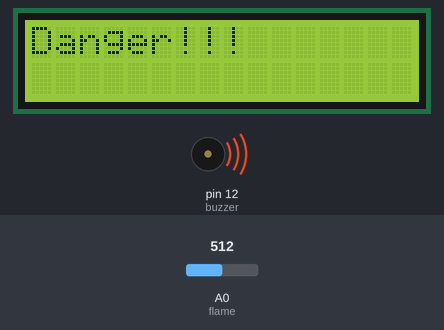
The sketch below on a simulated Arduino Uno, built with avr-gcc and run on an emulated ATmega328P. Parts: 16×2 character LCD, buzzer (waves = sounding, pin HIGH). Inputs (shaded band) come from the test bench; at power-on: A0 (flame) = 512. What the sketch prints to the serial monitor is not drawn.

Above: at 1.3 s.
1.4 s: A0 (flame) set to 108
2.9 s: A0 (flame) set to 95
At 4.0 s:
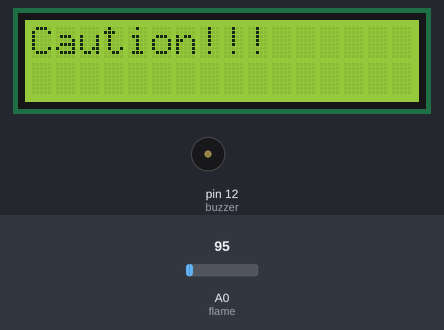
4.5 s: A0 (flame) set to 122
At 4.71 s:
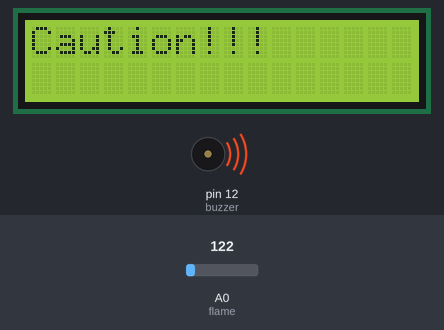
6.2 s: A0 (flame) set to 90
At 6.48 s:
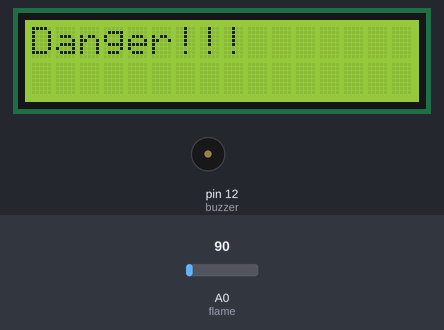
8.0 s: A0 (flame) set to 110
At 8.6 s:
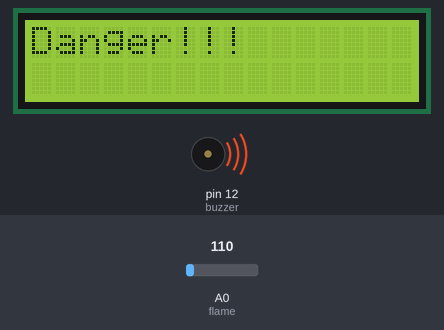
Timing chart, 0 to 10.8 s (numbered marks = the images above; inputs shaded):
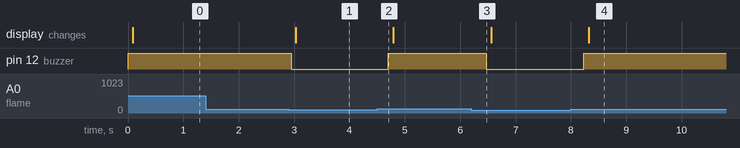

The sketch:

fire-alarm.ino
```cpp
#include <LiquidCrystal_I2C.h>
#include <SoftwareSerial.h>

SoftwareSerial swSerial(2,3); //블루투스 tx rx핀
LiquidCrystal_I2C lcd(0x3F, 2, 1, 0, 4, 5, 6, 7, 3, POSITIVE);

int flame = A0;     //센서가 연결된 아날로그핀
int buzzer = 12;    //피에조부저가 연결된 디지털핀
int val = 0;        //센서출력값 저장 변수

void setup() {
  swSerial.begin(9600);         //블루투스 화면 설정
  pinMode(buzzer, OUTPUT);      //피에조부저 출력설정
  pinMode(flame,INPUT);         //센서 입력설정
  Serial.begin(9600);           //시리얼모니터 설정
}

void loop() {
  val = analogRead(flame);      //센서에서 값을 읽어옴
  Serial.println(val);          //센서 입력값 시리얼모니터로 출력
  if(val >= 100)                //센서 입력값이 100이상이면 부저가 울림
  {
    digitalWrite(buzzer,HIGH);          //피에조 부저가 울림
    swSerial.println("Danger!!!!!");    //휴대폰 화면에 "Danger!!!"가 출력
    swSerial.println();                 //좀더 보기 편하게 한줄을 띔
  }else{
    digitalWrite(buzzer,LOW);           //피에조 부저가 꺼짐
    swSerial.println("Caution");        //휴대폰 화면에 "Caution"이 출력됨
    swSerial.println();                 //좀더 보기 편하게 한줄을 띔
  }
  if(val >=100) {                       //센서 입력값이 100이상이면, lcd화면에 "Danger!!!"이 출력됨
    lcd.begin(16,2);
    lcd.backlight();
    lcd.setCursor(0,0);
    lcd.print("Danger!!!");
  }else {                               //센서 입력값이 100미만이면, lcd화면에 "Caution!!!"이 출력됨
    lcd.begin(16,2);
    lcd.backlight();
    lcd.setCursor(0,0);
    lcd.print("Caution!!!");
  }
  delay(500);                   //이 반복을 딜레이를 주며 반복함.
}
```

Measured:
- the behaviour switches between 100 and 99 on A0 (flame) (found by bisection; images 0 and 1)
- after the input at 1.4 s, every drawn part: stays the same
- after the input at 2.9 s, pin 12 (buzzer): HIGH → LOW after 0.05 s; the display: changes after 0.13 s (image 1)
- after the input at 4.5 s, pin 12 (buzzer): LOW → HIGH after 0.20 s
- after the input at 6.2 s, pin 12 (buzzer): HIGH → LOW after 0.27 s
- after the input at 8.0 s, pin 12 (buzzer): LOW → HIGH after 0.23 s; the display: changes after 0.32 s (image 4)
